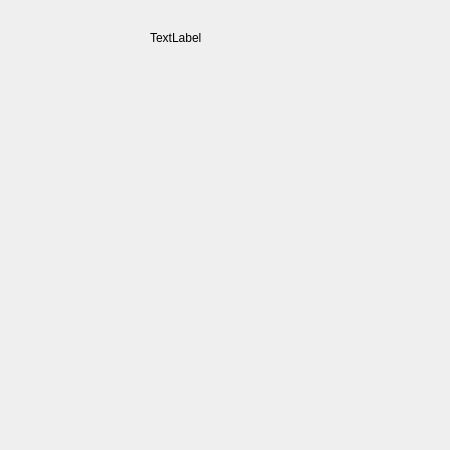
<?xml version="1.0" encoding="UTF-8"?>
<ui version="4.0">
 <class>stat_type</class>
 <widget class="QDialog" name="stat_type">
  <property name="geometry">
   <rect>
    <x>0</x>
    <y>0</y>
    <width>450</width>
    <height>450</height>
   </rect>
  </property>
  <property name="windowTitle">
   <string>Dialog</string>
  </property>
  <widget class="QLabel" name="label">
   <property name="geometry">
    <rect>
     <x>25</x>
     <y>25</y>
     <width>400</width>
     <height>400</height>
    </rect>
   </property>
   <property name="text">
    <string/>
   </property>
  </widget>
  <widget class="QLabel" name="label_2">
   <property name="geometry">
    <rect>
     <x>150</x>
     <y>30</y>
     <width>56</width>
     <height>16</height>
    </rect>
   </property>
   <property name="text">
    <string>TextLabel</string>
   </property>
  </widget>
 </widget>
 <resources/>
 <connections/>
</ui>
